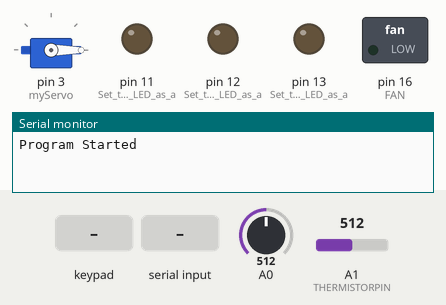
Simulated run of this sketch. Board: Arduino Uno, built with avr-gcc and run on an emulated ATmega328P. Parts: servo, switched loads named in the sketch (green lamp = pin HIGH), output pins drawn as LEDs (lit = HIGH), the last lines printed to the serial monitor. Dashed ring = blinking. The inputs (shaded band) are chosen by the test bench; at power-on: A1 (THERMISTORPIN) = 512, A0 = 512.

Above: at 1.2 s.
1.3 s: key '*' pressed
At 1.52 s:
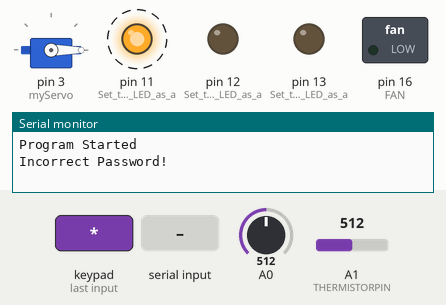
3.0 s: keypad keys 1 2 3 4 * pressed 0.4 s apart
At 6.3 s:
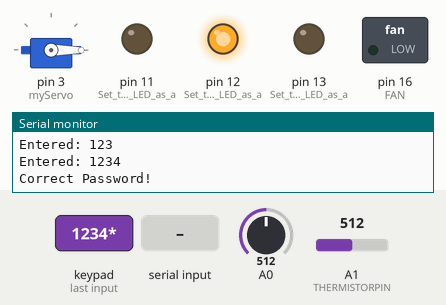
8.0 s: A1 (THERMISTORPIN) set to 287
9.5 s: A1 (THERMISTORPIN) set to 255
At 10.8 s:
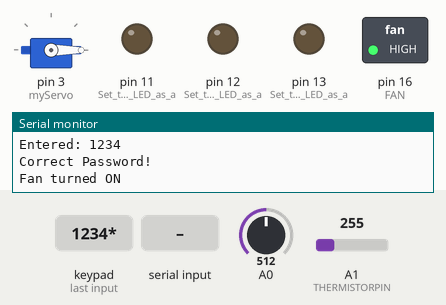
11.1 s: "#" received over Serial
At 12.23 s:
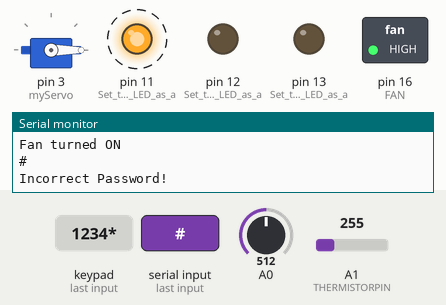
13.9 s: A0 set to 407
15.4 s: A0 set to 383
At 16.9 s:
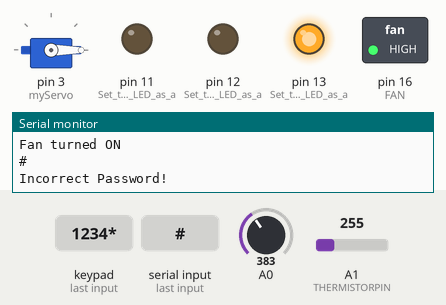
Timing chart, 0 to 41.2 s (numbered marks = the images above; inputs shaded):
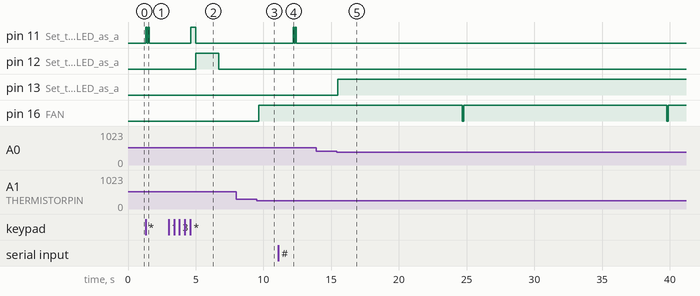

The sketch:

SmartHome.ino
```cpp
#include <Keypad.h>
#include <Servo.h> // Include the Servo library

#define THERMISTORPIN A1
// resistance of termistor at 25 degrees C
#define THERMISTORNOMINAL 10000
#define TEMPERATURENOMINAL 25
// Accuracy - Higher number is bigger
#define NUMSAMPLES 10
// Beta coefficient from datasheet
#define BCOEFFICIENT 3950
// the value of the R1 resistor
#define SERIESRESISTOR 10000

#define FAN 16
//prepare pole
uint16_t samples[NUMSAMPLES];

float temperature = 0; // Placeholder for temperature value
unsigned long previousMillis = 0; // To store the last time the fan was turned on
unsigned long currentMillis = 0; // To store the current time
bool fanState = false; // To track if the fan is currently ON

Servo myServo;     // Create a servo object
void Check(String text);
void setNewPassword(); // Function to create a new password
float Temprature();

const byte ROWS = 4; // Four rows
const byte COLS = 4; // Four columns

const String password = "1234"; // Predefined password
String enteredPass = ""; // String to store the entered password
String uartBuffer= "";
String newPass = "";

// Define the keys on the keypad
char keys[ROWS][COLS] = {
  {'1', '2', '3', 'A'},
  {'4', '5', '6', 'B'},
  {'7', '8', '9', 'C'},
  {'*', '0', '#', 'D'}
};

// Define the pins for rows and columns
byte rowPins[ROWS] = {2, 10, 4, 5};    // Connect to the row pins
byte colPins[COLS] = {6, 7, 8, 9};    // Connect to the column pins

// Create a Keypad object
Keypad keypad = Keypad(makeKeymap(keys), rowPins, colPins, ROWS, COLS);

void setup() {
  Serial.begin(9600); // Start serial communication
  pinMode(11, OUTPUT); // Set the built-in LED as an output
  pinMode(12, OUTPUT); // Set the built-in LED as an output
  pinMode(13, OUTPUT); // Set the built-in LED as an output
  pinMode(FAN, OUTPUT);
  myServo.attach(3);
  myServo.write(0);
  Serial.println("Program Started");
}

void loop() {
  char key = keypad.getKey(); // Check if a key is pressed

  if (key) { // If a key is pressed
    if (key == '#') { // '#' acts as a "clear" key
      enteredPass = ""; // Clear the entered password
      Serial.println("Password cleared.");
    }
    else if (key == '*') { // '' acts as the "Enter" key
      Check(enteredPass);
      enteredPass="";
    }
    else if(key == 'A'){    // A is F1
      setNewPassword();
    }
    else { // Add the key to the entered password
      if (enteredPass.length() < 4) { // Limit password length to 4 characters
        enteredPass += key;
        Serial.print("Entered: ");
        Serial.println(enteredPass);
      } else {
        Serial.println("Password length exceeded. Press '*' to clear.");
      }
    }
  }

  if (Serial.available() > 0) {
    String uartBuffer = Serial.readString();
    if (uartBuffer.charAt(0) < 'A')
    {
      Serial.println(uartBuffer);
      Check(uartBuffer);
      uartBuffer="";
    }
    else
    {
      uartBuffer.toLowerCase(); // Convert the string to lowercase
      if (uartBuffer == "get temp") {
        Serial.println("The Temperature is: " + String(Temprature()) + "°C");
      }
    }
  }

int analogVoltage = analogRead(A0); // Read the analog value from pin A0
  if (analogVoltage < 400) {
    digitalWrite(13, HIGH); // Turn on LED if voltage is less than 400
  } else {
    digitalWrite(13, LOW); // Turn off LED if voltage is higher
  }

  currentMillis = millis(); // Update the current time

  // Simulate temperature reading (replace with actual temperature reading code)
  temperature = Temprature();

  // Check if temperature exceeds 50°C
  if (temperature > 50 && !fanState) {
    previousMillis = currentMillis; // Record the time the fan was turned on
    digitalWrite(FAN, HIGH); // Turn the fan ON
    fanState = true; // Update the fan state
    Serial.println("Fan turned ON");
  }

  // Turn off the fan if 30 seconds have passed since it was turned on
  if (fanState && (currentMillis - previousMillis >= 15000)) {
    digitalWrite(FAN, LOW); // Turn the fan OFF
    fanState = false; // Update the fan state
    Serial.println("Fan turned OFF");
  }


}


void Check(String text)
{
  if (text == password) {
        Serial.println("Correct Password!");
        digitalWrite(11, HIGH);
        delay(350);
        digitalWrite(11, LOW);
        digitalWrite(12, HIGH);
        delay(1700);
        digitalWrite(12, LOW);
      } else {
        Serial.println("Incorrect Password!");
        digitalWrite(11, HIGH);
        delay(100);
        digitalWrite(11, LOW);
        delay(50);
        digitalWrite(11, HIGH);
        delay(100);
        digitalWrite(11, LOW);
      }
}

void setNewPassword(){
  Serial.println("Enter a new 4-digit password:");
  while(newPass.length() < 4){
    char key = keypad.getKey();
    if(key){
      if(key =='#'){
        newPass = "";
        Serial.println("Input cleared. Enter a new password:");
      }
      else if(key >= '0' && key<= '9'){    // Accept digits only
        newPass += key;
        Serial.print("Entered: ");
        Serial.println(newPass);
      }
      else{
        Serial.println("Only numbers are allowed. Use '#' to clear");
      }
    }
  }

  password = newPass;    // Update the password
  Serial.println("Password updated successfully!");
  Serial.println("New password is: "+ newPass);
}

float Temprature()
{
  uint8_t i;
  float average;
  // saving values from input to pole
  for (i=0; i< NUMSAMPLES; i++) {
   samples[i] = analogRead(THERMISTORPIN);
   delay(10);
  }

   // average value of input
  average = 0;
  for (i=0; i< NUMSAMPLES; i++) {
     average += samples[i];
  }
  average /= NUMSAMPLES;

  //resistance
  average = 1023 / average - 1;
  average = SERIESRESISTOR / average;

 //resistence to temperature
  float temperature;
  temperature = average / THERMISTORNOMINAL;
  temperature = log(temperature);
  temperature /= BCOEFFICIENT;
  temperature += 1.0 / (TEMPERATURENOMINAL + 273.15);
  temperature = 1.0 / temperature;
  temperature -= 273.15;

  return temperature;
}
```

Measured:
- the behaviour switches between 271 and 270 on A1 (THERMISTORPIN) (found by bisection; images 2 and 3)
- the behaviour switches between 400 and 399 on A0 (found by bisection; images 4 and 5)
- after the input at 1.3 s, pin 11 (Set_the_built-in_LED_as_a): alternates HIGH for 0.10 s and LOW for 0.05 s, 4 changes in all, then stays LOW, starting at once
- after the input at 3.0 s, pin 11 (Set_the_built-in_LED_as_a): LOW → HIGH after 1.6 s, → LOW 0.35 s later; pin 12 (Set_the_built-in_LED_as_a): LOW → HIGH after 2.0 s, → LOW 1.7 s later
- after the input at 8.0 s, every drawn part: stays the same
- after the input at 9.5 s, pin 16 (FAN): LOW → HIGH after 0.15 s
- after the input at 11.1 s, pin 11 (Set_the_built-in_LED_as_a): alternates HIGH for 0.10 s and LOW for 0.05 s, 4 changes in all, then stays LOW, starting after 1.1 s
- after the input at 13.9 s, every drawn part: stays the same
- after the input at 15.4 s, pin 13 (Set_the_built-in_LED_as_a): LOW → HIGH after 0.10 s
